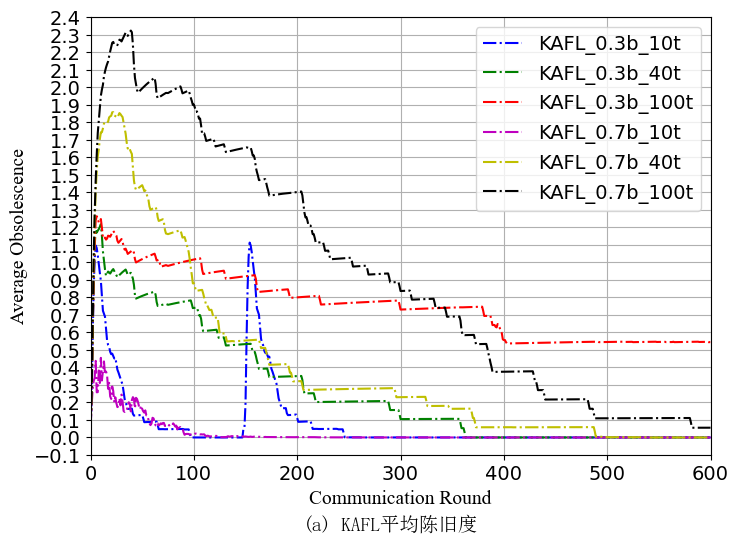
#> input picture dataplot/Cifar-100/KAFL/photo/lambda_KAFL_plot.png, 739 x 543 px
$ python lambdaphoto.py
#> lines starting #> are read from the running program, lines starting #| are printed output that depends on the picture
from PIL import Image

# 打开两张图片
img_left = Image.open("./KAFL/photo/lambda_KAFL_plot.png")
#> img_left is the input picture: PIL image 739x543 RGBA; mean R, G, B, A 241.3, 240.2, 240.7, 255
img_right = Image.open("./Fedbuff/photo/lambda_FedBuff_plot.png")
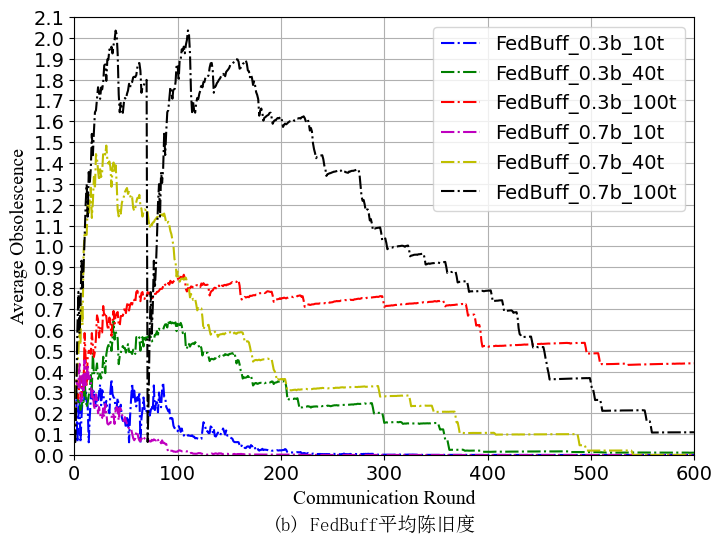
#> input picture dataplot/Cifar-100/Fedbuff/photo/lambda_FedBuff_plot.png, 722 x 543 px
#> img_right is the input picture: PIL image 722x543 RGBA; mean R, G, B, A 238.8, 237.7, 237.8, 255
# img_left = Image.open("./ca2fl/photo/lambda_ca2fl_plot.png")
# img_right = Image.open("./fedbalance/photo/lambda_ours_plot.png")

# 获取各图片的尺寸
w_left, h_left = img_left.size
#> w_left = 739; h_left = 543
w_right, h_right = img_right.size
#> w_right = 722; h_right = 543

# 计算新图的宽度和高度（宽度相加，高度取最大值）
new_width = w_left + w_right
#> new_width = 1461
new_height = max(h_left, h_right)
#> new_height = 543

# 创建一个空白新图（白色背景）
new_img = Image.new("RGB", (new_width, new_height), color=(255, 255, 255))
#> new_img: PIL image 1461x543 RGB; every value is 255

# 粘贴图片到左右两侧（顶部对齐）
new_img.paste(img_left, (0, 0))                # 左侧图片
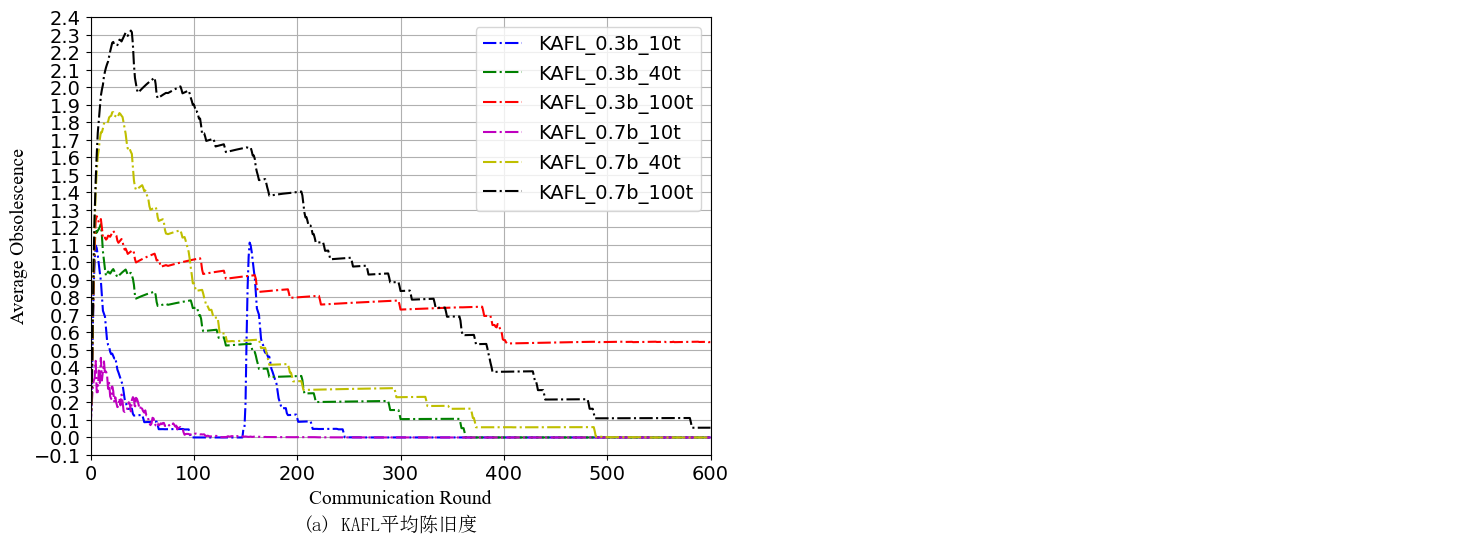
#> new_img: PIL image 1461x543 RGB; mean R, G, B 248.1, 247.5, 247.7
new_img.paste(img_right, (w_left, 0))          # 右侧图片
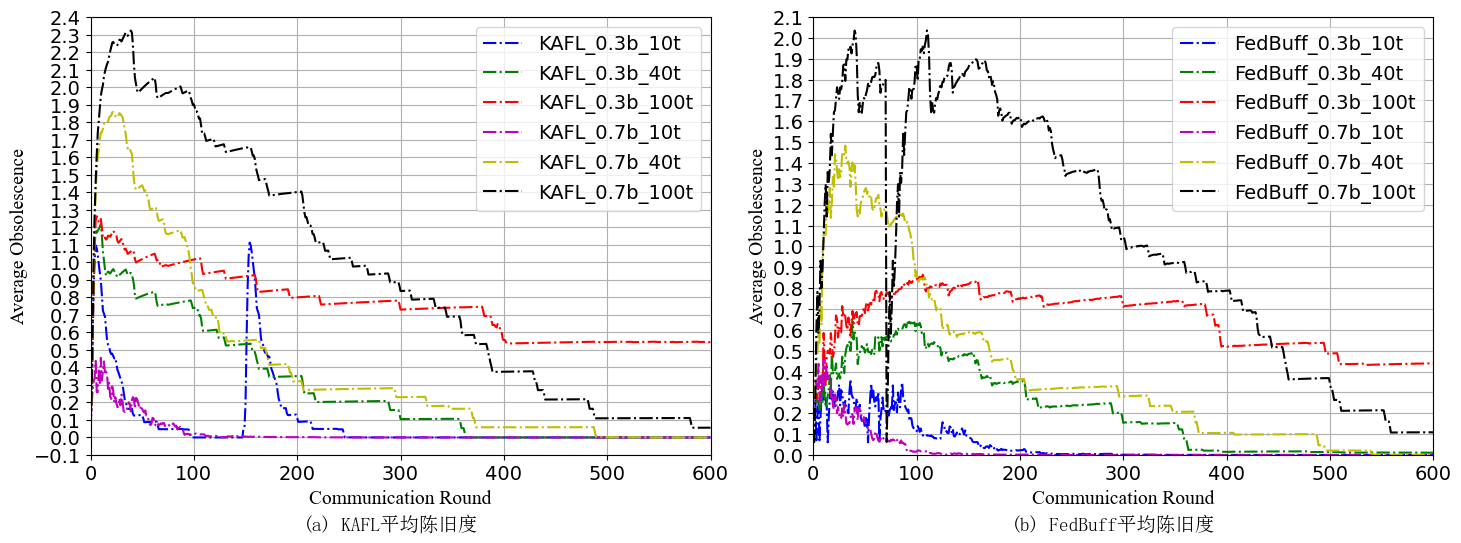
#> new_img: PIL image 1461x543 RGB; mean R, G, B 240.1, 239, 239.2

# 保存新图
new_img.save("lambda_combined3.jpg")

print("拼接完成，已保存为 lambda_combined.jpg")
